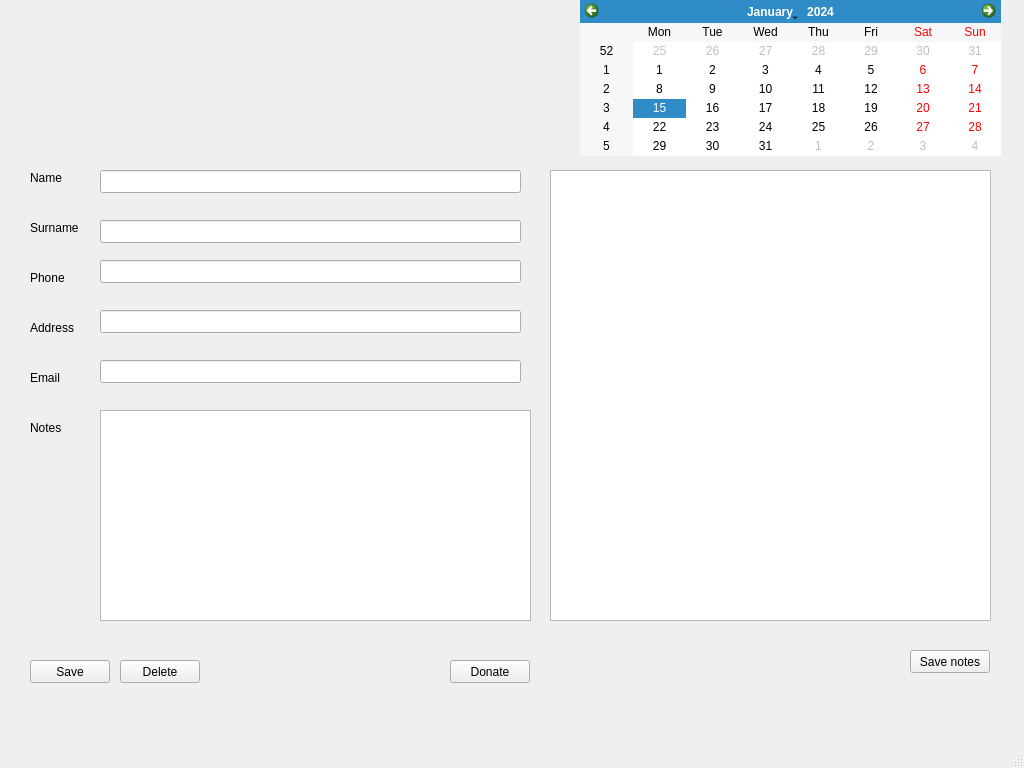
<?xml version="1.0" encoding="UTF-8"?>
<ui version="4.0">
 <class>MainWindow</class>
 <widget class="QMainWindow" name="MainWindow">
  <property name="geometry">
   <rect>
    <x>0</x>
    <y>0</y>
    <width>1024</width>
    <height>768</height>
   </rect>
  </property>
  <property name="sizePolicy">
   <sizepolicy hsizetype="Fixed" vsizetype="Fixed">
    <horstretch>0</horstretch>
    <verstretch>0</verstretch>
   </sizepolicy>
  </property>
  <property name="windowTitle">
   <string>MainWindow</string>
  </property>
  <property name="windowIcon">
   <iconset>
    <normaloff>../Downloads/iconfinder_User_group_132235.png</normaloff>../Downloads/iconfinder_User_group_132235.png</iconset>
  </property>
  <property name="windowOpacity">
   <double>1.000000000000000</double>
  </property>
  <widget class="QWidget" name="centralwidget">
   <widget class="QPushButton" name="saveButton">
    <property name="geometry">
     <rect>
      <x>30</x>
      <y>660</y>
      <width>80</width>
      <height>23</height>
     </rect>
    </property>
    <property name="text">
     <string>Save</string>
    </property>
   </widget>
   <widget class="QPushButton" name="deleteButton">
    <property name="geometry">
     <rect>
      <x>120</x>
      <y>660</y>
      <width>80</width>
      <height>23</height>
     </rect>
    </property>
    <property name="text">
     <string>Delete</string>
    </property>
   </widget>
   <widget class="QPushButton" name="donateButton">
    <property name="geometry">
     <rect>
      <x>450</x>
      <y>660</y>
      <width>80</width>
      <height>23</height>
     </rect>
    </property>
    <property name="text">
     <string>Donate</string>
    </property>
   </widget>
   <widget class="QCalendarWidget" name="calendarWidget">
    <property name="geometry">
     <rect>
      <x>580</x>
      <y>0</y>
      <width>421</width>
      <height>156</height>
     </rect>
    </property>
   </widget>
   <widget class="QLabel" name="nameLabel">
    <property name="geometry">
     <rect>
      <x>30</x>
      <y>170</y>
      <width>57</width>
      <height>15</height>
     </rect>
    </property>
    <property name="text">
     <string>Name</string>
    </property>
   </widget>
   <widget class="QLabel" name="emailLabel">
    <property name="geometry">
     <rect>
      <x>30</x>
      <y>370</y>
      <width>57</width>
      <height>15</height>
     </rect>
    </property>
    <property name="text">
     <string>Email</string>
    </property>
   </widget>
   <widget class="QLabel" name="adressLabel">
    <property name="geometry">
     <rect>
      <x>30</x>
      <y>320</y>
      <width>57</width>
      <height>15</height>
     </rect>
    </property>
    <property name="text">
     <string>Address</string>
    </property>
   </widget>
   <widget class="QLabel" name="phoneLabel">
    <property name="geometry">
     <rect>
      <x>30</x>
      <y>270</y>
      <width>57</width>
      <height>15</height>
     </rect>
    </property>
    <property name="text">
     <string>Phone</string>
    </property>
   </widget>
   <widget class="QLabel" name="surnameLabel">
    <property name="geometry">
     <rect>
      <x>30</x>
      <y>220</y>
      <width>57</width>
      <height>15</height>
     </rect>
    </property>
    <property name="text">
     <string>Surname</string>
    </property>
   </widget>
   <widget class="QLineEdit" name="nameLineEdit">
    <property name="geometry">
     <rect>
      <x>100</x>
      <y>170</y>
      <width>421</width>
      <height>23</height>
     </rect>
    </property>
   </widget>
   <widget class="QLineEdit" name="surnameLineEdit">
    <property name="geometry">
     <rect>
      <x>100</x>
      <y>220</y>
      <width>421</width>
      <height>23</height>
     </rect>
    </property>
   </widget>
   <widget class="QLineEdit" name="phoneLineEdit">
    <property name="geometry">
     <rect>
      <x>100</x>
      <y>260</y>
      <width>421</width>
      <height>23</height>
     </rect>
    </property>
   </widget>
   <widget class="QLineEdit" name="adressLineEdit">
    <property name="geometry">
     <rect>
      <x>100</x>
      <y>310</y>
      <width>421</width>
      <height>23</height>
     </rect>
    </property>
   </widget>
   <widget class="QLineEdit" name="emailLineEdit">
    <property name="geometry">
     <rect>
      <x>100</x>
      <y>360</y>
      <width>421</width>
      <height>23</height>
     </rect>
    </property>
   </widget>
   <widget class="QTextEdit" name="textEdit">
    <property name="geometry">
     <rect>
      <x>100</x>
      <y>410</y>
      <width>431</width>
      <height>211</height>
     </rect>
    </property>
   </widget>
   <widget class="QLabel" name="notesLabel">
    <property name="geometry">
     <rect>
      <x>30</x>
      <y>420</y>
      <width>57</width>
      <height>15</height>
     </rect>
    </property>
    <property name="text">
     <string>Notes</string>
    </property>
   </widget>
   <widget class="QTextEdit" name="notesTextEdit">
    <property name="geometry">
     <rect>
      <x>550</x>
      <y>170</y>
      <width>441</width>
      <height>451</height>
     </rect>
    </property>
   </widget>
   <widget class="QPushButton" name="saveNotesButton">
    <property name="geometry">
     <rect>
      <x>910</x>
      <y>650</y>
      <width>80</width>
      <height>23</height>
     </rect>
    </property>
    <property name="text">
     <string>Save notes</string>
    </property>
   </widget>
  </widget>
  <widget class="QMenuBar" name="menubar">
   <property name="geometry">
    <rect>
     <x>0</x>
     <y>0</y>
     <width>1024</width>
     <height>20</height>
    </rect>
   </property>
  </widget>
  <widget class="QStatusBar" name="statusbar"/>
 </widget>
 <resources/>
 <connections/>
</ui>
